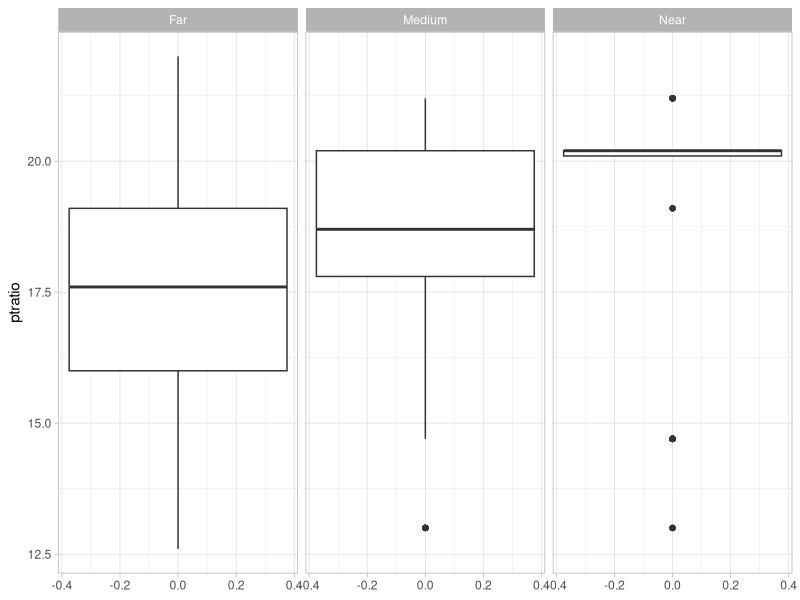
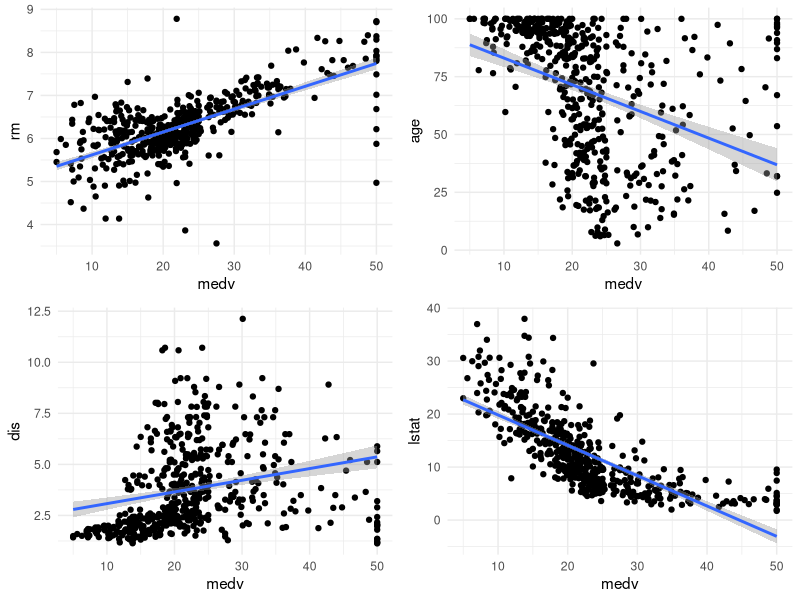
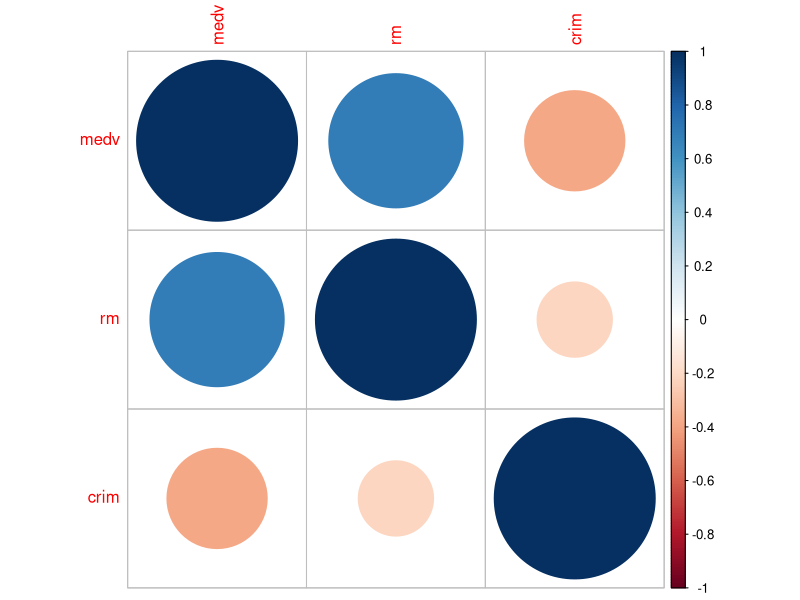

Recreate these plots in R, in order.
## ---- chunk 1
library(mlbench)
library(tidyverse)

data(BostonHousing)
## ---- chunk 2
str(BostonHousing)
glimpse(BostonHousing)
# Check for missing values in all columns
colSums(is.na(BostonHousing))
## ---- chunk 3
table(BostonHousing$chas)
## ---- chunk 4
summary(BostonHousing$crim)
summary(BostonHousing$rm)
summary(BostonHousing$dis)
## ---- chunk 5
BostonHousing <- BostonHousing %>%
  mutate(distance_group = case_when(
    dis < 2 ~ "Near",
    dis >= 2 & dis < 5 ~ "Medium",
    dis >= 5 ~ "Far"
  ))
## ---- chunk 6
# Create a boxplot of PTRATIO grouped by distance_group
BostonHousing %>% ggplot() + 
geom_boxplot(aes(y=ptratio)) +
  facet_wrap(~distance_group) +
  theme_light()
## ---- chunk 7
# Create a list of numeric variables to plot against MEDV
vars <- c("rm", "age", "dis", "lstat")

# Create a scatter plot for each variable
#rm
rm_sp <- BostonHousing %>% 
  ggplot(aes(y=rm, x=medv)) +
    geom_point() + 
     stat_smooth(method = "lm") + 
       theme_minimal()
#age
age_sp <- BostonHousing %>% 
  ggplot(aes(y=age, x=medv)) +
    geom_point() + 
     stat_smooth(method = "lm") + 
       theme_minimal()
#dis
dis_sp <- BostonHousing %>% 
  ggplot(aes(y=dis, x=medv)) +
    geom_point() + 
     stat_smooth(method = "lm") + 
       theme_minimal()
#lstat
lstat_sp <- BostonHousing %>% 
  ggplot(aes(y=lstat, x=medv)) +
    geom_point() + 
     stat_smooth(method = "lm") + 
       theme_minimal()
#adding all plots in one
library("ggpubr")
ggarrange(rm_sp, age_sp,
          dis_sp, lstat_sp,
          ncol = 2, nrow = 2)
## ---- chunk 8
library(corrplot)
corr_matrix <- cor(BostonHousing[, c("medv", "rm", "crim")])
corrplot(corr_matrix)
